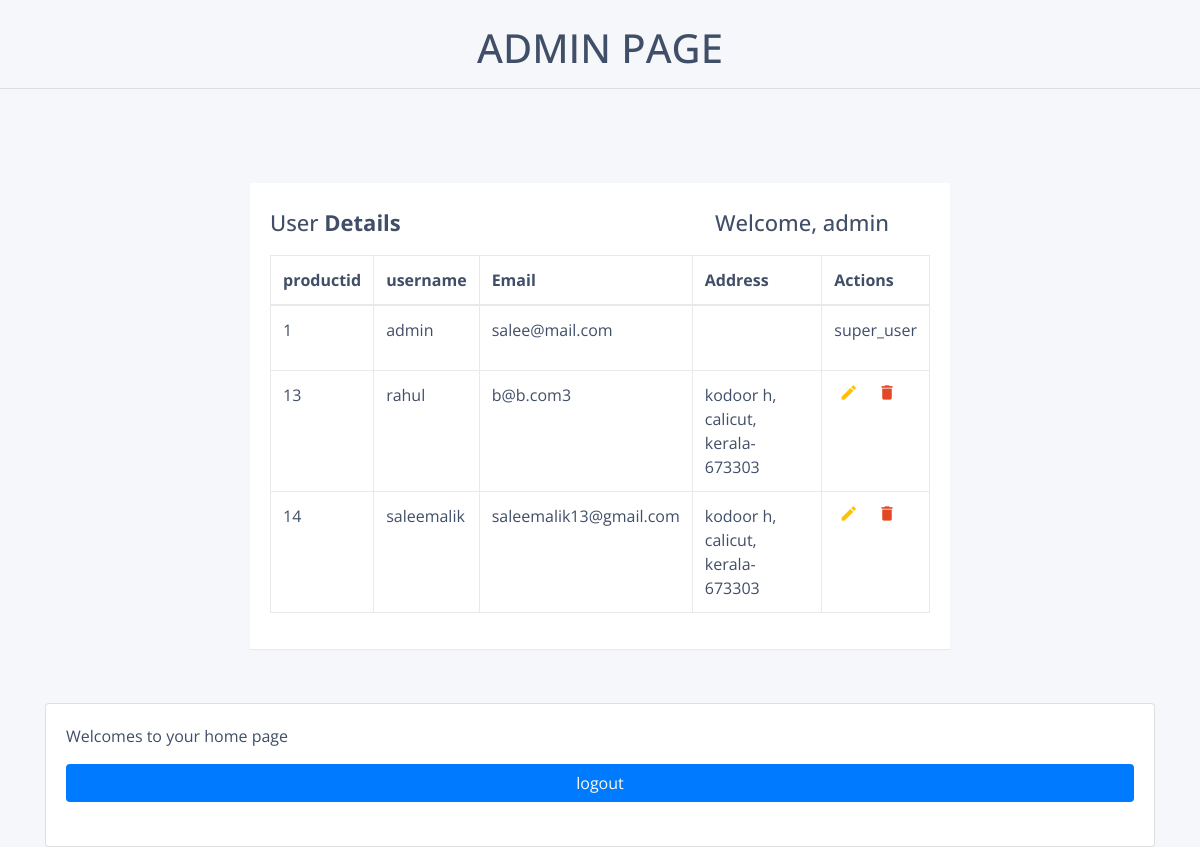
The page /userpage (signed in) on the database its author committed.
### user/models.py (models this page shows)
class User(AbstractUser):
    username = models.CharField(max_length=150, null=False, blank=False, unique=True)
    password = models.CharField( max_length=225)
    email = models.EmailField(null=True,unique=True)
    address = models.TextField()

### user/views.py (the view)
# urls.py: path('userpage', userPage, name='userpage'),
def userPage(request, id=None):
    if request.user.is_authenticated:
        print(request.user)
        if request.method == "DELETE":
            print('dsfdsfasdfsdfasdfsdfa')
        users = User.objects.all()
        return render(request, "user.html", {"users":users})
    else:
        return redirect('login')

### templates/user.html (shortened to what this page needs)
{% extends 'home.html' %}
{% block content %}
<br>
<h1 class="text-center">ADMIN PAGE</h1>
<hr>
<br>
<br>
<div class="container-lg">
  <div class="table-responsive">
      <div class="table-wrapper">
          <div class="table-title w-auto">
              <div class="row">
                  <div class="col-sm-8"><h2>User <b>Details</b></h2></div>
                  <h2 class="text-center">Welcome, {{request.user}}</h2>
              </div>
          </div>
          <table  class="table table-bordered  w-auto">
              <thead>
                  <tr>
                      <th>productid</th>
                      <th>username</th>
                      <th>Email</th>
                      <th>Address</th>
                      <th>Actions</th>
                  </tr>
              </thead>
              <tbody>
                {% for user in users %}
                  <tr>
                      <td>{{user.id|lower}}</td>
                      <td>{{user.username}}</td>
                      <td>{{user.email}}</td>
                      <td>{{user.address}}</td>
                      <td>
                        {% if user.is_superuser %}
                          <p>super_user</p>
                        {% else %}
                          <a class="edit" href="#" title="Edit" data-toggle="modal" data-target="#edit{{user.id}}"><i class="material-icons">&#xE254;</i></a>
                          <a class="delete" href="{% url 'userpage' user.id %}" data-method="DELETE" onclick="return confirm('Are you sure you want to delete this item?');" title="Delete" data-toggle="tooltip"><i class="material-icons">&#xE872;</i></a>
                        {% endif %}
                      </td>
                  </tr>
                {% endfor %}
              </tbody>
          </table>
      </div>
  </div>
<br>
<main class="d-flex align-items-center min-vh-100 py-3 py-md-0">
  <div class="container">
    <div class="card login-card">
      <div class="row no-gutters">
        <br>
          <div class="card-body">
            <p class="login-card-description">Welcomes to your home page</p>
            <form action="" method="post">
                <div>
                    <a name="homeA" href = "{% url 'logout' %}" style= "color: floralwhite;" id="logout" class="btn btn-block login-btn mb-4 bg-primary">logout</a>
                </div>
              </form>
          </div>
        </div>
      </div>
    </div>
  </div>
{% endblock %}

### templates/home.html (shortened to what this page needs)
<!DOCTYPE html>
<html lang="en">
<head>
    <link rel="stylesheet" href="https://maxcdn.bootstrapcdn.com/font-awesome/4.7.0/css/font-awesome.min.css">
    <link rel="stylesheet" href="https://stackpath.bootstrapcdn.com/bootstrap/4.1.3/css/bootstrap.min.css" >
</head>
<body >
    {% block content %}
    {% endblock %}
</body>
</html>

### templates/home.html (style rules this page uses)
body { color: #404E67; background: #F5F7FA; font-family: 'Open Sans', sans-serif; }
.table-wrapper { width: 700px; margin: 30px auto; background: #fff; padding: 20px; box-shadow: 0 1px 1px rgba(0,0,0,.05); }
.table-title { padding-bottom: 10px; margin: 0 0 10px; }
.table-title h2 { margin: 6px 0 0; font-size: 22px; }
table.table { table-layout: fixed; }
table.table tr th, table.table tr td { border-color: #e9e9e9; }
table.table th:last-child { width: 100px; }
table.table td a { cursor: pointer; display: inline-block; margin: 0 5px; min-width: 24px; }
table.table td a.edit { color: #FFC107; }
table.table td a.delete { color: #E34724; }
table.table td i { font-size: 19px; }
td { padding: 20ppx; }

### rows shown on the page
User: user "admin", id "1", username "admin", email "salee@mail.com", is_superuser "super_user"
User: id "13", username "rahul", email "b@b.com3", address "kodoor h, calicut, kerala-673303"
User: id "14", username "saleemalik", email "saleemalik13@gmail.com", address "kodoor h, calicut, kerala-673303"
